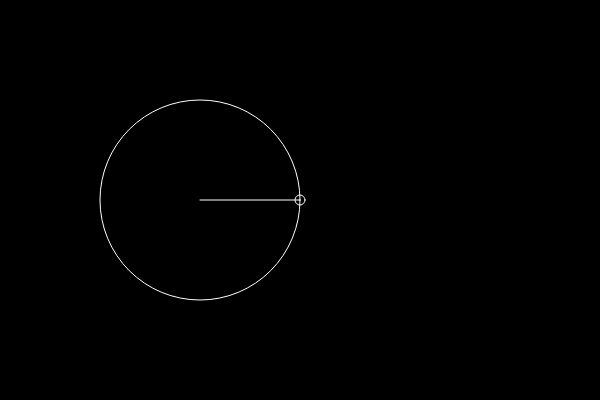
Frame 1 (no input)
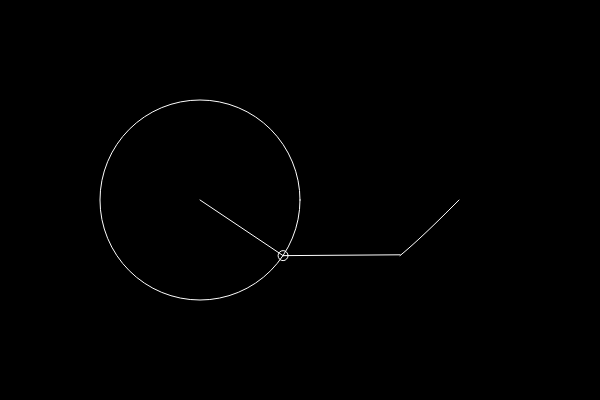
Frame 60 (no input)
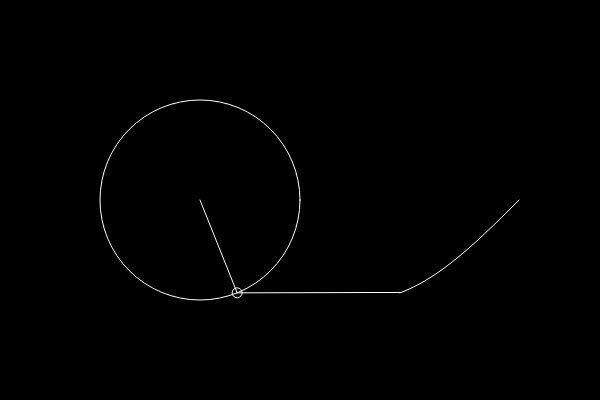
Frame 120 (the mouse pressed at the canvas centre since frame 60)

The p5.js sketch that drew these frames (run headless with seeded random() and noise() and a simulated clock; from frame 60 on, the mouse is pressed at the canvas centre):

// p5.js sketch
// ── sketch.js
// Initialize global variables
let time = 0;
let wave = [];

function setup() {
    createCanvas(600, 400);

}

function draw() {
    // Draw black background
    background(0);
    // Init variables
    let radius = 100;
    let x = radius * cos(time);
    let y = radius * sin(time);

    // Draw border of circle white
    stroke(255);
    // Make circle empty
    noFill();
    // Move our circle down a bit
    translate(200, 200);
    // Draw main circle
    ellipse(0, 0, radius * 2);


    // fill(255);
    // Draw line in main circle
    line(0, 0, x, y);
    // // Draw ball at end of line
    ellipse(x, y, 10);
    // // Draw link from ball to graph and sync.
    translate(200,0);
    // Draw flat, connector line
    line(x - 200, y, 0, wave[0]);
    // Add new y value at end of array wave
    wave.unshift(y);


    // Record shape on screen
    beginShape();
    noFill();
    // for each item in wave, plot point
    for (let i = 0; i < wave.length; i++) {
        vertex(i, wave[i]);
    }
    endShape();


    time += 0.01;
}
